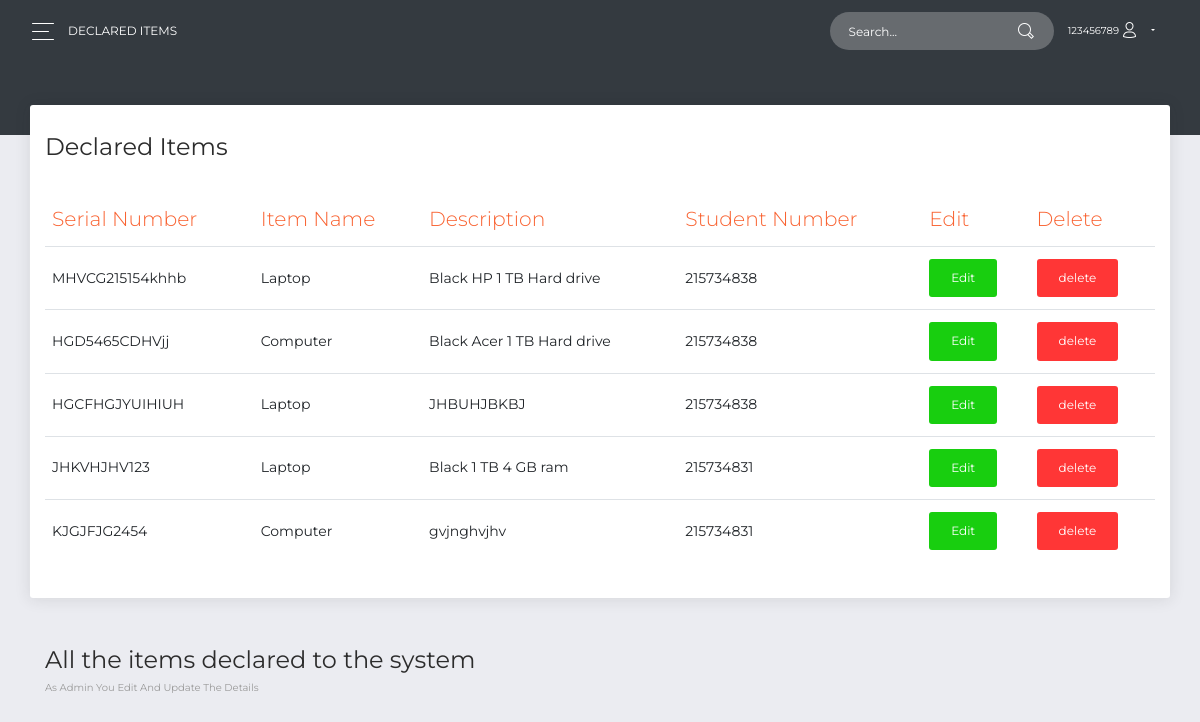
The page /pages/viewItems.php (signed in) on the database its author committed.
### tables this page shows
CREATE TABLE `items` (
  `itemId` int(11) NOT NULL,
  `serial_num` varchar(255) NOT NULL,
  `item_nam` varchar(255) NOT NULL,
  `description` varchar(255) NOT NULL,
  `stud_num` int(11) NOT NULL,
  `lost` int(11) NOT NULL,
  `date` timestamp(6) NOT NULL DEFAULT current_timestamp(6) ON UPDATE current_timestamp(6)
);

### pages/viewItems.php (the view, shortened to what this page needs)
<!DOCTYPE html>
<html lang="en">
<head>
  <link rel="stylesheet" href="https://use.fontawesome.com/releases/v5.7.1/css/all.css">
  <link href="../assets/css/bootstrap.min.css" rel="stylesheet" />
  <link href="../assets/css/now-ui-dashboardd.css?v=1.5.0" rel="stylesheet" />
  <link href="../assets/demo/demo.css" rel="stylesheet" />
</head>
<body class="">
  <div class="wrapper ">
    <div class="main-panel" id="main-panel">
      <nav class="navbar navbar-expand-lg navbar-transparent  bg-primary  navbar-absolute">
        <div class="container-fluid">
          <div class="navbar-wrapper">
            <div class="navbar-toggle">
              <button type="button" class="navbar-toggler">
                <span class="navbar-toggler-bar bar1"></span>
                <span class="navbar-toggler-bar bar2"></span>
                <span class="navbar-toggler-bar bar3"></span>
              </button>
            </div>
            <a class="navbar-brand" href="#pablo">Declared Items</a>
          </div>
          <div class="collapse navbar-collapse justify-content-end" id="navigation">
            <form>
              <div class="input-group no-border">
                <input type="text" value="" class="form-control" placeholder="Search...">
                <div class="input-group-append">
                  <div class="input-group-text">
                    <i class="now-ui-icons ui-1_zoom-bold"></i>
                  </div>
                </div>
              </div>
            </form>
            <ul class="navbar-nav">
            <li class="nav-item dropdown">
                <a class="nav-link dropdown-toggle" id="navbarDropdownMenuLink" data-toggle="dropdown" aria-haspopup="true" aria-expanded="false">
                <?php echo $_SESSION['stud_num']; ?><i class="now-ui-icons users_single-02"></i>
                </a>
              </li>
            </ul>
          </div>
        </div>
      </nav>
      <div class="panel-header panel-header-sm">
      </div>
      <div class="content">
        <div class="row">
          <div class="col-md-12">
            <div class="card">
              <div class="card-header">
                <h4 class="card-title"> Declared Items</h4>
              </div>
              <?php
                    include_once 'includes/connection.php';
                    $result = mysqli_query($conn,"SELECT * FROM items WHERE lost = 0");
                    ?>
                    <?php
                    if (mysqli_num_rows($result) > 0) {
                    ?>
              <div class="card-body">
                <div class="table-responsive">
                  <table class="table">
                   <thead class=" text-primary">
                      <th>
                       Serial Number
                      </th>
                      <th>
                        Item Name
                      </th>
                      <th>
                        Description
                      </th>
                      <th>
                        Student Number
                      </th>
                      <th>
                        Edit
                      </th>
                      <th>
                        Delete
                      </th>
                    </thead>
                    <tbody>
                    <?php
                    while($row = mysqli_fetch_array($result)) {
                    ?>
                    <tr>
                        <td><?php echo $row["serial_num"]; ?></td>
                        <td><?php echo $row["item_nam"]; ?></td>
                        <td><?php echo $row["description"]; ?></td>
                        <td><?php echo $row["stud_num"]; ?></td>
                        <td><a href="includes/update items.php?itemId=<?php echo $row["itemId"]; ?>" title='Update Record'><button class ="btn btn-success">Edit</button></a></td>
                        <td><input type="button" class = "btn btn-danger" onClick="delet(<?php echo $row["itemId"];  ?>)" name = "delete" value="delete"></td>
                    </tr>
                    <?php
                    }
                    ?>
                    </table>
                     <?php
                    }
                    else{
                        echo "No result found";
                    }
                    ?>
                </div>
              </div>
            </div>
          </div>
          <div class="col-md-12">
            <div class="card card-plain">
              <div class="card-header">
              <h4 class="card-title"> All the items declared to the system</h4>
                <p class="category"> As admin you edit and update the details</p>
              </div>
              <div class="card-body">
              </div>
            </div>
          </div>
        </div>
      </div>
    </div>
  </div>
</body>
</html>

### rows shown on the page
items: serial_num "MHVCG215154khhb", item_nam "Laptop", description "Black HP 1 TB Hard drive", stud_num "215734838"
items: serial_num "HGD5465CDHVjj", item_nam "Computer", description "Black Acer 1 TB Hard drive", stud_num "215734838"
items: serial_num "HGCFHGJYUIHIUH", item_nam "Laptop", description "JHBUHJBKBJ", stud_num "215734838"
items: serial_num "JHKVHJHV123", item_nam "Laptop", description "Black 1 TB 4 GB ram", stud_num "215734831"
items: serial_num "KJGJFJG2454", item_nam "Computer", description "gvjnghvjhv", stud_num "215734831"

### other values the page prints
$_SESSION['stud_num'] "123456789"
